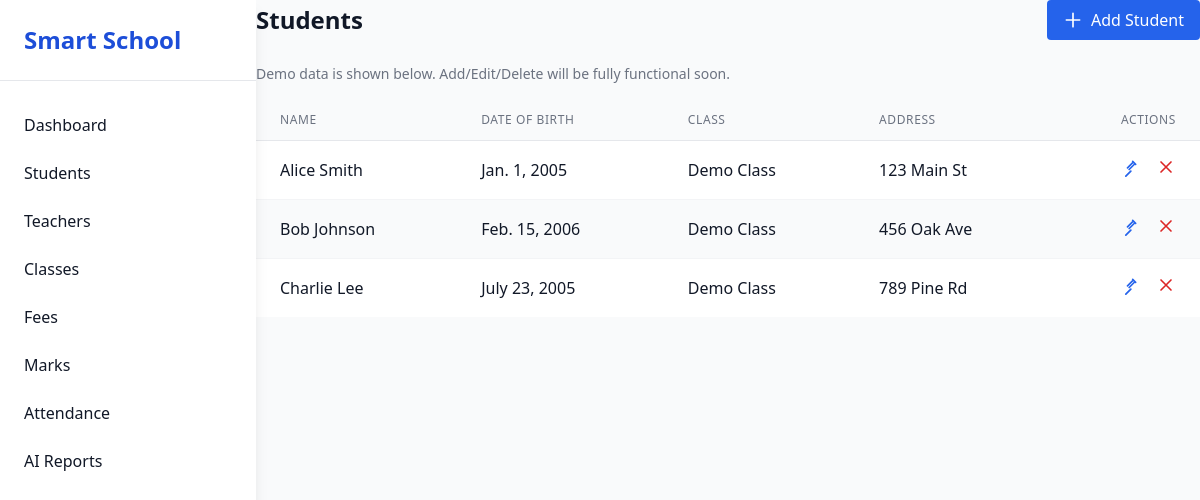
The page /students/ on the database its author committed.
### students/models.py (models this page shows, shortened)
class Student(models.Model):
    name = models.CharField(max_length=100)
    dob = models.DateField(verbose_name='Date of Birth')
    class_id = models.ForeignKey(Class, on_delete=models.CASCADE, related_name='students')
    address = models.CharField(max_length=255)

### classes/models.py (models this page shows, shortened)
class Class(models.Model):
    name = models.CharField(max_length=100)

### students/views.py (the view, shortened to what this page needs)
# urls.py: path('students/', students_views.students_list, name='students'),
def students_list(request):
    students = Student.objects.select_related('class_id').all()
    return render(request, 'students.html', {'students': students})

### templates/students.html (shortened to what this page needs)
{% extends 'base.html' %}
{% block content %}
<div class="flex items-center justify-between mb-6">
    <h1 class="text-2xl font-bold">Students</h1>
    <a href="{% url 'add_student' %}" class="bg-blue-600 text-white px-4 py-2 rounded hover:bg-blue-700 transition flex items-center">
        <svg class="w-5 h-5 mr-2" fill="none" stroke="currentColor" stroke-width="2" viewBox="0 0 24 24"><path stroke-linecap="round" stroke-linejoin="round" d="M12 4v16m8-8H4"/></svg>
        Add Student
    </a>
</div>
<div class="mb-4 text-sm text-gray-500">Demo data is shown below. Add/Edit/Delete will be fully functional soon.</div>
<div class="overflow-x-auto">
    <table class="min-w-full bg-white rounded-lg shadow divide-y divide-gray-200">
        <thead class="bg-gray-50">
            <tr>
                <th class="px-6 py-3 text-left text-xs font-medium text-gray-500 uppercase tracking-wider">Name</th>
                <th class="px-6 py-3 text-left text-xs font-medium text-gray-500 uppercase tracking-wider">Date of Birth</th>
                <th class="px-6 py-3 text-left text-xs font-medium text-gray-500 uppercase tracking-wider">Class</th>
                <th class="px-6 py-3 text-left text-xs font-medium text-gray-500 uppercase tracking-wider">Address</th>
                <th class="px-6 py-3 text-right text-xs font-medium text-gray-500 uppercase tracking-wider">Actions</th>
            </tr>
        </thead>
        <tbody class="divide-y divide-gray-100">
            {% for student in students %}
            <tr class="hover:bg-blue-50 transition {% cycle 'bg-white' 'bg-gray-50' %}">
                <td class="px-6 py-4 whitespace-nowrap">{{ student.name }}</td>
                <td class="px-6 py-4 whitespace-nowrap">{{ student.dob }}</td>
                <td class="px-6 py-4 whitespace-nowrap">{{ student.class_id.name }}</td>
                <td class="px-6 py-4 whitespace-nowrap">{{ student.address }}</td>
                <td class="px-6 py-4 whitespace-nowrap text-right">
                    <button class="inline-flex items-center text-blue-600 hover:text-blue-800 mr-3" title="Edit">
                        <svg class="w-5 h-5" fill="none" stroke="currentColor" stroke-width="2" viewBox="0 0 24 24"><path stroke-linecap="round" stroke-linejoin="round" d="M15.232 5.232l3.536 3.536M9 13l6-6m2 2l-6 6m2 2l-6 6m2 2l-6 6"/></svg>
                    </button>
                    <button class="inline-flex items-center text-red-600 hover:text-red-800" title="Delete">
                        <svg class="w-5 h-5" fill="none" stroke="currentColor" stroke-width="2" viewBox="0 0 24 24"><path stroke-linecap="round" stroke-linejoin="round" d="M6 18L18 6M6 6l12 12"/></svg>
                    </button>
                </td>
            </tr>
            {% empty %}
            <tr>
                <td colspan="5" class="px-6 py-4 text-center text-gray-400">No students found.</td>
            </tr>
            {% endfor %}
        </tbody>
    </table>
</div>
{% endblock %}

### templates/base.html (shortened to what this page needs)
<!DOCTYPE html>
<html lang="en">
<head>
    <script src="https://cdn.tailwindcss.com"></script>
</head>
<body class="bg-gray-50 min-h-screen text-gray-900">
    <div class="flex min-h-screen">
        <aside id="sidebar" class="fixed inset-y-0 left-0 z-50 w-64 bg-white shadow-lg transform -translate-x-full transition-transform duration-300 ease-in-out md:relative md:translate-x-0 md:block">
            <div class="p-6 border-b">
                <span class="font-bold text-2xl text-blue-700">Smart School</span>
            </div>
            <nav class="mt-6">
                <ul class="space-y-2">
                    <li><a href="{% url 'dashboard' %}" class="block px-6 py-2 rounded hover:bg-blue-50 transition">Dashboard</a></li>
                    <li><a href="{% url 'students' %}" class="block px-6 py-2 rounded hover:bg-blue-50 transition">Students</a></li>
                    <li><a href="{% url 'teachers' %}" class="block px-6 py-2 rounded hover:bg-blue-50 transition">Teachers</a></li>
                    <li><a href="{% url 'classes' %}" class="block px-6 py-2 rounded hover:bg-blue-50 transition">Classes</a></li>
                    <li><a href="{% url 'fees' %}" class="block px-6 py-2 rounded hover:bg-blue-50 transition">Fees</a></li>
                    <li><a href="{% url 'marks' %}" class="block px-6 py-2 rounded hover:bg-blue-50 transition">Marks</a></li>
                    <li><a href="{% url 'attendance' %}" class="block px-6 py-2 rounded hover:bg-blue-50 transition">Attendance</a></li>
                    <li><a href="{% url 'ai_reports' %}" class="block px-6 py-2 rounded hover:bg-blue-50 transition">AI Reports</a></li>
                </ul>
            </nav>
        </aside>
        <div class="flex-1 flex flex-col">
            <main class="flex-1">
                {% block content %}{% endblock %}
            </main>
        </div>
    </div>
</body>
</html>

### rows shown on the page
Student: name "Alice Smith", dob "Jan. 1, 2005", class_id.name "Demo Class", address "123 Main St"
Student: name "Bob Johnson", dob "Feb. 15, 2006", class_id.name "Demo Class", address "456 Oak Ave"
Student: name "Charlie Lee", dob "July 23, 2005", class_id.name "Demo Class", address "789 Pine Rd"
